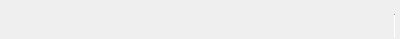
<?xml version="1.0" encoding="UTF-8"?>
<ui version="4.0">
 <class>TransferWidgetHeaderItem</class>
 <widget class="QWidget" name="TransferWidgetHeaderItem">
  <property name="geometry">
   <rect>
    <x>0</x>
    <y>0</y>
    <width>400</width>
    <height>39</height>
   </rect>
  </property>
  <property name="minimumSize">
   <size>
    <width>0</width>
    <height>28</height>
   </size>
  </property>
  <property name="maximumSize">
   <size>
    <width>16777215</width>
    <height>39</height>
   </size>
  </property>
  <property name="cursor">
   <cursorShape>PointingHandCursor</cursorShape>
  </property>
  <layout class="QHBoxLayout" name="horizontalLayout" stretch="0,0,0">
   <property name="spacing">
    <number>5</number>
   </property>
   <property name="leftMargin">
    <number>0</number>
   </property>
   <property name="topMargin">
    <number>0</number>
   </property>
   <property name="rightMargin">
    <number>5</number>
   </property>
   <property name="bottomMargin">
    <number>0</number>
   </property>
   <item>
    <widget class="QWidget" name="cTitle" native="true">
     <layout class="QHBoxLayout" name="horizontalLayout_2">
      <property name="spacing">
       <number>0</number>
      </property>
      <property name="leftMargin">
       <number>0</number>
      </property>
      <property name="topMargin">
       <number>0</number>
      </property>
      <property name="rightMargin">
       <number>0</number>
      </property>
      <property name="bottomMargin">
       <number>0</number>
      </property>
      <item>
       <widget class="QLabel" name="columnTitle">
        <property name="sizePolicy">
         <sizepolicy hsizetype="Preferred" vsizetype="Preferred">
          <horstretch>0</horstretch>
          <verstretch>0</verstretch>
         </sizepolicy>
        </property>
        <property name="text">
         <string/>
        </property>
       </widget>
      </item>
      <item>
       <spacer name="horizontalSpacer">
        <property name="orientation">
         <enum>Qt::Horizontal</enum>
        </property>
        <property name="sizeHint" stdset="0">
         <size>
          <width>0</width>
          <height>0</height>
         </size>
        </property>
       </spacer>
      </item>
     </layout>
    </widget>
   </item>
   <item>
    <widget class="QLabel" name="chevron">
     <property name="sizePolicy">
      <sizepolicy hsizetype="Fixed" vsizetype="Fixed">
       <horstretch>0</horstretch>
       <verstretch>0</verstretch>
      </sizepolicy>
     </property>
     <property name="minimumSize">
      <size>
       <width>16</width>
       <height>16</height>
      </size>
     </property>
     <property name="maximumSize">
      <size>
       <width>16</width>
       <height>16</height>
      </size>
     </property>
     <property name="text">
      <string notr="true"/>
     </property>
    </widget>
   </item>
   <item alignment="Qt::AlignBottom">
    <widget class="Line" name="line">
     <property name="minimumSize">
      <size>
       <width>1</width>
       <height>25</height>
      </size>
     </property>
     <property name="maximumSize">
      <size>
       <width>1</width>
       <height>25</height>
      </size>
     </property>
     <property name="styleSheet">
      <string notr="true">background: #EEEEEE;
</string>
     </property>
     <property name="frameShadow">
      <enum>QFrame::Sunken</enum>
     </property>
     <property name="orientation">
      <enum>Qt::Vertical</enum>
     </property>
    </widget>
   </item>
  </layout>
 </widget>
 <resources/>
 <connections/>
</ui>
